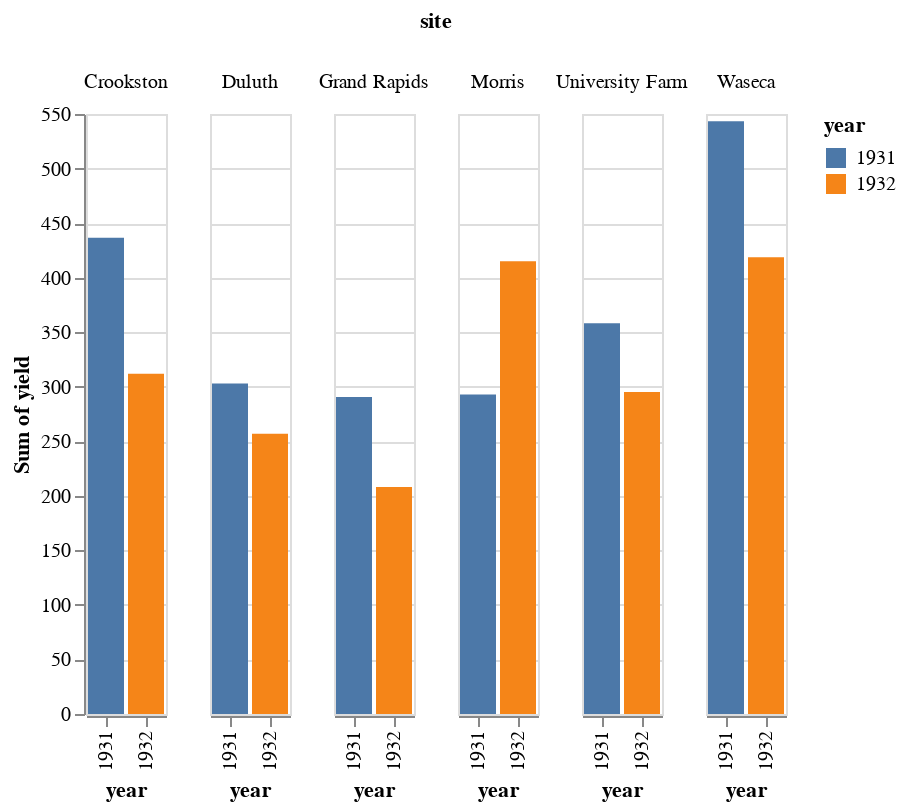

The cell this chart's notebook holds for it:
### Code cell
alt.Chart(source).mark_bar().encode(
    x='year:O',
    y='sum(yield):Q',
    color='year:N',
    column='site:N'
)

### Figure 1 — Vega-Lite specification as saved in the notebook (floating-point values rounded to 4 significant figures)
{"config": {"view": {"continuousWidth": 400, "continuousHeight": 300}}, "data": {"name": "data-093ece8c35bb2d41094cfb6138ec810b"}, "mark": "bar", "encoding": {"color": {"type": "nominal", "field": "year"}, "column": {"type": "nominal", "field": "site"}, "x": {"type": "ordinal", "field": "year"}, "y": {"type": "quantitative", "aggregate": "sum", "field": "yield"}}, "$schema": "https://vega.github.io/schema/vega-lite/v4.8.1.json", "datasets": {"data-093ece8c35bb2d41094cfb6138ec810b": [{"yield": 27.0, "variety": "Manchuria", "year": 1931, "site": "University Farm"}, {"yield": 48.87, "variety": "Manchuria", "year": 1931, "site": "Waseca"}, {"yield": 27.43, "variety": "Manchuria", "year": 1931, "site": "Morris"}, {"yield": 39.93, "variety": "Manchuria", "year": 1931, "site": "Crookston"}, {"yield": 32.97, "variety": "Manchuria", "year": 1931, "site": "Grand Rapids"}, {"yield": 28.97, "variety": "Manchuria", "year": 1931, "site": "Duluth"}, {"yield": 43.07, "variety": "Glabron", "year": 1931, "site": "University Farm"}, {"yield": 55.2, "variety": "Glabron", "year": 1931, "site": "Waseca"}, {"yield": 28.77, "variety": "Glabron", "year": 1931, "site": "Morris"}, {"yield": 38.13, "variety": "Glabron", "year": 1931, "site": "Crookston"}, {"yield": 29.13, "variety": "Glabron", "year": 1931, "site": "Grand Rapids"}, {"yield": 29.67, "variety": "Glabron", "year": 1931, "site": "Duluth"}, {"yield": 35.13, "variety": "Svansota", "year": 1931, "site": "University Farm"}, {"yield": 47.33, "variety": "Svansota", "year": 1931, "site": "Waseca"}, {"yield": 25.77, "variety": "Svansota", "year": 1931, "site": "Morris"}, {"yield": 40.47, "variety": "Svansota", "year": 1931, "site": "Crookston"}, {"yield": 29.67, "variety": "Svansota", "year": 1931, "site": "Grand Rapids"}, {"yield": 25.7, "variety": "Svansota", "year": 1931, "site": "Duluth"}, {"yield": 39.9, "variety": "Velvet", "year": 1931, "site": "University Farm"}, {"yield": 50.23, "variety": "Velvet", "year": 1931, "site": "Waseca"}, {"yield": 26.13, "variety": "Velvet", "year": 1931, "site": "Morris"}, {"yield": 41.33, "variety": "Velvet", "year": 1931, "site": "Crookston"}, {"yield": 23.03, "variety": "Velvet", "year": 1931, "site": "Grand Rapids"}, {"yield": 26.3, "variety": "Velvet", "year": 1931, "site": "Duluth"}, {"yield": 36.57, "variety": "Trebi", "year": 1931, "site": "University Farm"}, {"yield": 63.83, "variety": "Trebi", "year": 1931, "site": "Waseca"}, {"yield": 43.77, "variety": "Trebi", "year": 1931, "site": "Morris"}, {"yield": 46.93, "variety": "Trebi", "year": 1931, "site": "Crookston"}, {"yield": 29.77, "variety": "Trebi", "year": 1931, "site": "Grand Rapids"}, {"yield": 33.93, "variety": "Trebi", "year": 1931, "site": "Duluth"}, {"yield": 43.27, "variety": "No. 457", "year": 1931, "site": "University Farm"}, {"yield": 58.1, "variety": "No. 457", "year": 1931, "site": "Waseca"}, {"yield": 28.7, "variety": "No. 457", "year": 1931, "site": "Morris"}, {"yield": 45.67, "variety": "No. 457", "year": 1931, "site": "Crookston"}, {"yield": 32.17, "variety": "No. 457", "year": 1931, "site": "Grand Rapids"}, {"yield": 33.6, "variety": "No. 457", "year": 1931, "site": "Duluth"}, {"yield": 36.6, "variety": "No. 462", "year": 1931, "site": "University Farm"}, {"yield": 65.77, "variety": "No. 462", "year": 1931, "site": "Waseca"}, {"yield": 30.37, "variety": "No. 462", "year": 1931, "site": "Morris"}, {"yield": 48.57, "variety": "No. 462", "year": 1931, "site": "Crookston"}, {"yield": 24.93, "variety": "No. 462", "year": 1931, "site": "Grand Rapids"}, {"yield": 28.1, "variety": "No. 462", "year": 1931, "site": "Duluth"}, {"yield": 32.77, "variety": "Peatland", "year": 1931, "site": "University Farm"}, {"yield": 48.57, "variety": "Peatland", "year": 1931, "site": "Waseca"}, {"yield": 29.87, "variety": "Peatland", "year": 1931, "site": "Morris"}, {"yield": 41.6, "variety": "Peatland", "year": 1931, "site": "Crookston"}, {"yield": 34.7, "variety": "Peatland", "year": 1931, "site": "Grand Rapids"}, {"yield": 32.0, "variety": "Peatland", "year": 1931, "site": "Duluth"}, {"yield": 24.67, "variety": "No. 475", "year": 1931, "site": "University Farm"}, {"yield": 46.77, "variety": "No. 475", "year": 1931, "site": "Waseca"}, {"yield": 22.6, "variety": "No. 475", "year": 1931, "site": "Morris"}, {"yield": 44.1, "variety": "No. 475", "year": 1931, "site": "Crookston"}, {"yield": 19.7, "variety": "No. 475", "year": 1931, "site": "Grand Rapids"}, {"yield": 33.07, "variety": "No. 475", "year": 1931, "site": "Duluth"}, {"yield": 39.3, "variety": "Wisconsin No. 38", "year": 1931, "site": "University Farm"}, {"yield": 58.8, "variety": "Wisconsin No. 38", "year": 1931, "site": "Waseca"}, {"yield": 29.47, "variety": "Wisconsin No. 38", "year": 1931, "site": "Morris"}, {"yield": 49.87, "variety": "Wisconsin No. 38", "year": 1931, "site": "Crookston"}, {"yield": 34.47, "variety": "Wisconsin No. 38", "year": 1931, "site": "Grand Rapids"}, {"yield": 31.6, "variety": "Wisconsin No. 38", "year": 1931, "site": "Duluth"}, {"yield": 26.9, "variety": "Manchuria", "year": 1932, "site": "University Farm"}, {"yield": 33.47, "variety": "Manchuria", "year": 1932, "site": "Waseca"}, {"yield": 34.37, "variety": "Manchuria", "year": 1932, "site": "Morris"}, {"yield": 32.97, "variety": "Manchuria", "year": 1932, "site": "Crookston"}, {"yield": 22.13, "variety": "Manchuria", "year": 1932, "site": "Grand Rapids"}, {"yield": 22.57, "variety": "Manchuria", "year": 1932, "site": "Duluth"}, {"yield": 36.8, "variety": "Glabron", "year": 1932, "site": "University Farm"}, {"yield": 37.73, "variety": "Glabron", "year": 1932, "site": "Waseca"}, {"yield": 35.13, "variety": "Glabron", "year": 1932, "site": "Morris"}, {"yield": 26.17, "variety": "Glabron", "year": 1932, "site": "Crookston"}, {"yield": 14.43, "variety": "Glabron", "year": 1932, "site": "Grand Rapids"}, {"yield": 25.87, "variety": "Glabron", "year": 1932, "site": "Duluth"}, {"yield": 27.43, "variety": "Svansota", "year": 1932, "site": "University Farm"}, {"yield": 38.5, "variety": "Svansota", "year": 1932, "site": "Waseca"}, {"yield": 35.03, "variety": "Svansota", "year": 1932, "site": "Morris"}, {"yield": 20.63, "variety": "Svansota", "year": 1932, "site": "Crookston"}, {"yield": 16.63, "variety": "Svansota", "year": 1932, "site": "Grand Rapids"}, {"yield": 22.23, "variety": "Svansota", "year": 1932, "site": "Duluth"}, {"yield": 26.8, "variety": "Velvet", "year": 1932, "site": "University Farm"}, {"yield": 37.4, "variety": "Velvet", "year": 1932, "site": "Waseca"}, {"yield": 38.83, "variety": "Velvet", "year": 1932, "site": "Morris"}, {"yield": 32.07, "variety": "Velvet", "year": 1932, "site": "Crookston"}, {"yield": 32.23, "variety": "Velvet", "year": 1932, "site": "Grand Rapids"}, {"yield": 22.47, "variety": "Velvet", "year": 1932, "site": "Duluth"}, {"yield": 29.07, "variety": "Trebi", "year": 1932, "site": "University Farm"}, {"yield": 49.23, "variety": "Trebi", "year": 1932, "site": "Waseca"}, {"yield": 46.63, "variety": "Trebi", "year": 1932, "site": "Morris"}, {"yield": 41.83, "variety": "Trebi", "year": 1932, "site": "Crookston"}, {"yield": 20.63, "variety": "Trebi", "year": 1932, "site": "Grand Rapids"}, {"yield": 30.6, "variety": "Trebi", "year": 1932, "site": "Duluth"}, {"yield": 26.43, "variety": "No. 457", "year": 1932, "site": "University Farm"}, {"yield": 42.2, "variety": "No. 457", "year": 1932, "site": "Waseca"}, {"yield": 43.53, "variety": "No. 457", "year": 1932, "site": "Morris"}, {"yield": 34.33, "variety": "No. 457", "year": 1932, "site": "Crookston"}, {"yield": 19.47, "variety": "No. 457", "year": 1932, "site": "Grand Rapids"}, {"yield": 22.7, "variety": "No. 457", "year": 1932, "site": "Duluth"}, {"yield": 25.57, "variety": "No. 462", "year": 1932, "site": "University Farm"}, {"yield": 44.7, "variety": "No. 462", "year": 1932, "site": "Waseca"}, {"yield": 47.0, "variety": "No. 462", "year": 1932, "site": "Morris"}, {"yield": 30.53, "variety": "No. 462", "year": 1932, "site": "Crookston"}, {"yield": 19.9, "variety": "No. 462", "year": 1932, "site": "Grand Rapids"}, {"yield": 22.5, "variety": "No. 462", "year": 1932, "site": "Duluth"}, {"yield": 28.07, "variety": "Peatland", "year": 1932, "site": "University Farm"}, {"yield": 36.03, "variety": "Peatland", "year": 1932, "site": "Waseca"}, {"yield": 43.2, "variety": "Peatland", "year": 1932, "site": "Morris"}, {"yield": 25.23, "variety": "Peatland", "year": 1932, "site": "Crookston"}, {"yield": 26.77, "variety": "Peatland", "year": 1932, "site": "Grand Rapids"}, {"yield": 31.37, "variety": "Peatland", "year": 1932, "site": "Duluth"}, {"yield": 30.0, "variety": "No. 475", "year": 1932, "site": "University Farm"}, {"yield": 41.27, "variety": "No. 475", "year": 1932, "site": "Waseca"}, {"yield": 44.23, "variety": "No. 475", "year": 1932, "site": "Morris"}, {"yield": 32.13, "variety": "No. 475", "year": 1932, "site": "Crookston"}, {"yield": 15.23, "variety": "No. 475", "year": 1932, "site": "Grand Rapids"}, {"yield": 27.37, "variety": "No. 475", "year": 1932, "site": "Duluth"}, {"yield": 38.0, "variety": "Wisconsin No. 38", "year": 1932, "site": "University Farm"}, {"yield": 58.17, "variety": "Wisconsin No. 38", "year": 1932, "site": "Waseca"}, {"yield": 47.17, "variety": "Wisconsin No. 38", "year": 1932, "site": "Morris"}, {"yield": 35.9, "variety": "Wisconsin No. 38", "year": 1932, "site": "Crookston"}, {"yield": 20.67, "variety": "Wisconsin No. 38", "year": 1932, "site": "Grand Rapids"}, {"yield": 29.33, "variety": "Wisconsin No. 38", "year": 1932, "site": "Duluth"}]}}
